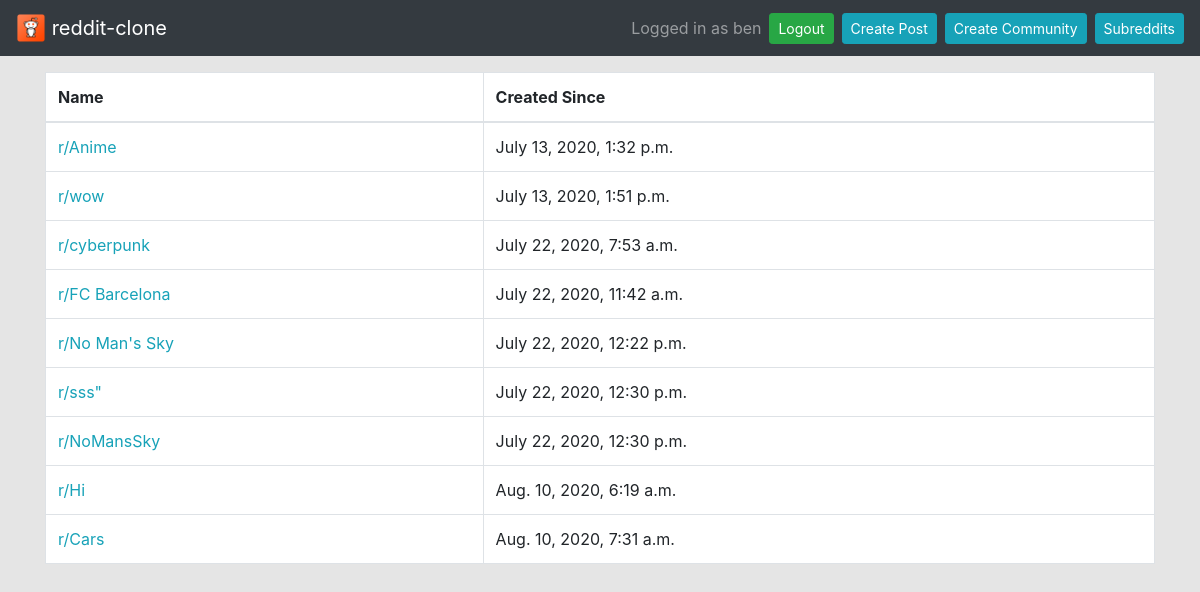
/r/ (signed in), run on the app's committed database.
### subreddits/models.py (models this page shows)
class Subreddit(models.Model):
    name = models.CharField(max_length=30, unique=True)
    url_name = models.CharField(max_length=30, default=None)
    date_created = models.DateTimeField(default=timezone.now)

### subreddits/views.py (the view)
# urls.py: path('', views.index, name='index'),
def index(request):
    subs = Subreddit.objects.all()
    return render(request, 'subreddits/index.html', context={'subs': subs})

### subreddits/templates/subreddits/index.html
{% extends 'base.html' %}
{% block content %}
 <table class="table table-bordered table-hover bg-white mt-3">
    <thead>
      <tr>
        <th>Name</th>
        <th>Created Since</th>
      </tr>
    </thead>
    <tbody>
      {% for subr in subs %}
        <tr>
          <td>
            <a href="{% url 'subreddits:subr_view' subr.url_name %}" class="text-info">r/{{ subr.name }}</a>
          </td>
          <td>{{ subr.date_created }}</td>
        </tr>
      {% endfor %}
    </tbody>
  </table>
{% endblock %}

### templates/base.html (shortened to what this page needs)
<!doctype html>
<html lang="en">
  <head>
    <link rel="stylesheet" href="https://stackpath.bootstrapcdn.com/bootstrap/4.5.0/css/bootstrap.min.css">
    {% load static %}
    <link rel="stylesheet" href="{% static 'reddit-clone/css/base.css' %}">
  </head>
  <body>
    <nav class="navbar navbar-dark bg-dark">
      <a class="navbar-brand" href="{% url 'homepage' %}">
        <img src="{% static 'reddit-clone/icon/Reddit.ico' %}" width="30" height="30" class="d-inline-block align-top" alt="" loading="lazy">
        reddit-clone
      </a>
      <form class="form-inline">
        {% if not request.user.is_authenticated %}
          <button type="button" class="btn btn-sm btn-success ml-2" onclick="location.href='{% url 'register_view' %}'">Register</button>
          <button type="button" class="btn btn-sm btn-success ml-2" onclick="location.href='{% url 'login_view' %}'">Login</button>
        {% else %}
          <span class="navbar-text">
            Logged in as {{ request.user.username }}
          </span>
          <button type="button" class="btn btn-sm btn-success ml-2" onclick="location.href='{% url 'logout_view' %}'">Logout</button>
          <button type="button" class="btn btn-sm btn-info ml-2" onclick="location.href='{% url 'subreddits:post_creation_form' %}'">Create Post</button>
        {% endif %}
        <button type="button" class="btn btn-sm btn-info ml-2" onclick="location.href='{% url 'subreddits:subr_creation_form' %}'">Create Community</button>
        <button type="button" class="btn btn-sm btn-info ml-2" onclick="location.href='{% url 'subreddits:index' %}'">Subreddits</button>
      </form>
    </nav>
    <main class="container">
      {% block content %}
      {% endblock %}
    </main>
  </body>
</html>

### static/reddit-clone/css/base.css (style rules this page uses)
body { background-color: #e5e5e5; }

### data on the page
Subreddit: name "Anime", date_created "July 13, 2020, 1:32 p.m."
Subreddit: name "wow", date_created "July 13, 2020, 1:51 p.m."
Subreddit: name "cyberpunk", date_created "July 22, 2020, 7:53 a.m."
Subreddit: name "FC Barcelona", date_created "July 22, 2020, 11:42 a.m."
Subreddit: name "No Man's Sky", date_created "July 22, 2020, 12:22 p.m."
Subreddit: name "sss\"", date_created "July 22, 2020, 12:30 p.m."
Subreddit: name "NoMansSky", date_created "July 22, 2020, 12:30 p.m."
Subreddit: name "Hi", date_created "Aug. 10, 2020, 6:19 a.m."
Subreddit: name "Cars", date_created "Aug. 10, 2020, 7:31 a.m."

### other printed values
{{ request.user.username }} "ben"
